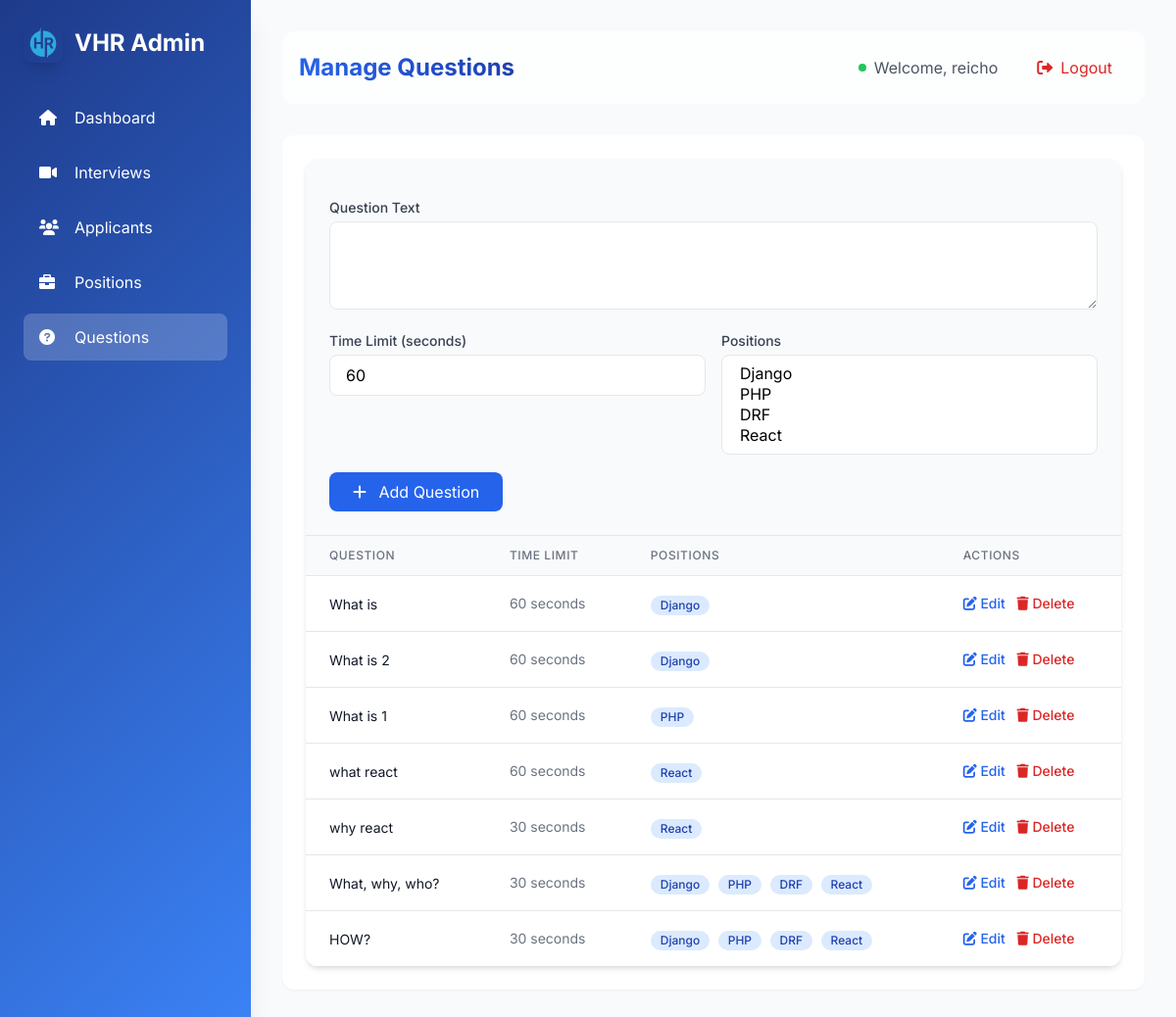
Screenshot of /questions/ (signed in) with the database file from the repository.
### interviews/models.py (models this page shows, shortened)
class Question(models.Model):
    text = models.TextField()
    positions = models.ManyToManyField(Position, related_name="questions")
    time_limit = models.IntegerField(default=60)  # Time limit in seconds

class Position(models.Model):
    name = models.CharField(max_length=255, unique=True)
    created_at = models.DateTimeField(auto_now_add=True)

### interviews/views.py (the view)
# urls.py: path('questions/', manage_questions, name='manage_questions'),
def manage_questions(request):
    questions = Question.objects.all().prefetch_related('positions')
    positions = Position.objects.all()
    return render(request, 'admin/manage_questions.html', {
        'questions': questions,
        'positions': positions
    })

### interviews/templates/admin/manage_questions.html (shortened to what this page needs)
{% extends "admin/base_admin.html" %}
{% block admin_content %}
<div class="bg-white rounded-xl shadow-md overflow-hidden">
    <div class="p-6 bg-gray-50 border-b">
        <form method="POST" action="{% url 'add_question' %}" class="space-y-4">
            <div class="grid grid-cols-2 gap-4">
                <div class="col-span-2">
                    <label class="block text-sm font-medium text-gray-700 mb-1">Question Text</label>
                    <textarea name="text" required rows="3"
                            class="w-full px-4 py-2 border rounded-lg focus:ring-2 focus:ring-blue-500 focus:border-blue-500"></textarea>
                </div>
                <div>
                    <label class="block text-sm font-medium text-gray-700 mb-1">Time Limit (seconds)</label>
                    <input type="number" name="time_limit" required min="30" value="60"
                           class="w-full px-4 py-2 border rounded-lg focus:ring-2 focus:ring-blue-500 focus:border-blue-500">
                </div>
                <div>
                    <label class="block text-sm font-medium text-gray-700 mb-1">Positions</label>
                    <select name="positions" multiple required
                            class="w-full px-4 py-2 border rounded-lg focus:ring-2 focus:ring-blue-500 focus:border-blue-500">
                        {% for position in positions %}
                            <option value="{{ position.id }}">{{ position.name }}</option>
                        {% endfor %}
                    </select>
                </div>
            </div>
            <button type="submit" class="bg-blue-600 text-white px-6 py-2 rounded-lg hover:bg-blue-700 transition">
                <i class="fas fa-plus mr-2"></i> Add Question
            </button>
        </form>
    </div>
    <div class="overflow-x-auto">
        <table class="min-w-full divide-y divide-gray-200">
            <thead class="bg-gray-50">
                <tr>
                    <th class="px-6 py-3 text-left text-xs font-medium text-gray-500 uppercase tracking-wider">Question</th>
                    <th class="px-6 py-3 text-left text-xs font-medium text-gray-500 uppercase tracking-wider">Time Limit</th>
                    <th class="px-6 py-3 text-left text-xs font-medium text-gray-500 uppercase tracking-wider">Positions</th>
                    <th class="px-6 py-3 text-left text-xs font-medium text-gray-500 uppercase tracking-wider">Actions</th>
                </tr>
            </thead>
            <tbody class="bg-white divide-y divide-gray-200">
                {% for question in questions %}
                <tr class="hover:bg-gray-50 transition">
                    <td class="px-6 py-4">
                        <span class="text-sm text-gray-900">{{ question.text }}</span>
                    </td>
                    <td class="px-6 py-4 whitespace-nowrap text-sm text-gray-500">
                        {{ question.time_limit }} seconds
                    </td>
                    <td class="px-6 py-4 whitespace-nowrap">
                        {% for position in question.positions.all %}
                            <span class="inline-flex items-center px-2.5 py-0.5 rounded-full text-xs font-medium bg-blue-100 text-blue-800 mr-1">
                                {{ position.name }}
                            </span>
                        {% endfor %}
                    </td>
                    <td class="px-6 py-4 whitespace-nowrap text-sm font-medium space-x-2">
                        <button onclick="editQuestion({{ question.id }})"
                                class="text-blue-600 hover:text-blue-900">
                            <i class="fas fa-edit"></i> Edit
                        </button>
                        <button onclick="deleteQuestion({{ question.id }})"
                                class="text-red-600 hover:text-red-900">
                            <i class="fas fa-trash"></i> Delete
                        </button>
                    </td>
                </tr>
                {% empty %}
                <tr>
                    <td colspan="4" class="px-6 py-4 text-center text-gray-500">
                        No questions available. Add your first question above.
                    </td>
                </tr>
                {% endfor %}
            </tbody>
        </table>
    </div>
</div>
{% endblock %}

### interviews/templates/admin/base_admin.html (shortened to what this page needs)
{% load static %}
<!DOCTYPE html>
<html lang="en">
  <head>
    <script src="https://cdn.tailwindcss.com"></script>
    <link
      href="https://cdnjs.cloudflare.com/ajax/libs/font-awesome/6.0.0/css/all.min.css"
      rel="stylesheet"
    />
  </head>
  <body class="bg-gray-50">
    <div
      id="sidebar"
      class="sidebar fixed inset-y-0 left-0 w-64 gradient-bg text-white shadow-xl z-30"
    >
      <div class="p-6">
        <div class="flex items-center space-x-3 mb-8">
          <img
            src="{% static 'images/logo.png' %}"
            alt="VHR Logo"
            class="w-10 h-10 rounded-lg object-cover shadow-lg"
          />
          <h1 class="text-2xl font-bold">VHR Admin</h1>
        </div>
        <nav class="space-y-2">
          <a
            href="{% url 'admin_dashboard' %}"
            class="sidebar-item flex items-center py-3 px-4 rounded-lg transition {% if request.resolver_match.url_name == 'admin_dashboard' %}bg-white bg-opacity-20{% endif %} hover:bg-white hover:bg-opacity-10"
          >
            <i class="fas fa-home w-6"></i>
            <span class="ml-3">Dashboard</span>
          </a>
          <a
            href="{% url 'manage_interviews' %}"
            class="sidebar-item flex items-center py-3 px-4 rounded-lg transition {% if request.resolver_match.url_name == 'manage_interviews' %}bg-white bg-opacity-20{% endif %} hover:bg-white hover:bg-opacity-10"
          >
            <i class="fas fa-video w-6"></i>
            <span class="ml-3">Interviews</span>
          </a>
          <a
            href="{% url 'manage_unique_applicants' %}"
            class="sidebar-item flex items-center py-3 px-4 rounded-lg transition {% if request.resolver_match.url_name == 'manage_unique_applicants' %}bg-white bg-opacity-20{% endif %} hover:bg-white hover:bg-opacity-10"
          >
            <i class="fas fa-users w-6"></i>
            <span class="ml-3">Applicants</span>
          </a>
          <a
            href="{% url 'manage_positions' %}"
            class="sidebar-item flex items-center py-3 px-4 rounded-lg transition {% if request.resolver_match.url_name == 'manage_positions' %}bg-white bg-opacity-20{% endif %} hover:bg-white hover:bg-opacity-10"
          >
            <i class="fas fa-briefcase w-6"></i>
            <span class="ml-3">Positions</span>
          </a>
          <a
            href="{% url 'manage_questions' %}"
            class="sidebar-item flex items-center py-3 px-4 rounded-lg transition {% if request.resolver_match.url_name == 'manage_questions' %}bg-white bg-opacity-20{% endif %} hover:bg-white hover:bg-opacity-10"
          >
            <i class="fas fa-question-circle w-6"></i>
            <span class="ml-3">Questions</span>
          </a>
        </nav>
      </div>
    </div>
    <div class="main-content ml-0 md:ml-64 p-8 min-h-screen">
      <div
        class="flex justify-between items-center mb-8 p-4 glassmorphism rounded-xl"
      >
        <h2
          class="text-2xl font-bold bg-gradient-to-r from-blue-600 to-blue-800 bg-clip-text text-transparent"
        >
        </h2>
        <div class="flex items-center space-x-6">
          <div class="flex items-center space-x-2">
            <div class="w-2 h-2 bg-green-500 rounded-full"></div>
            <span class="text-gray-600"
              >Welcome, {{ request.user.username }}</span
            >
          </div>
          <form method="POST" action="{% url 'admin_logout' %}" class="inline">
            <button
              type="submit"
              class="flex items-center space-x-2 px-4 py-2 rounded-lg text-red-600 hover:bg-red-50 transition-colors"
            >
              <i class="fas fa-sign-out-alt"></i>
              <span>Logout</span>
            </button>
          </form>
        </div>
      </div>
      <div class="p-6 bg-white rounded-xl shadow-sm">
        {% block admin_content %}{% endblock %}
      </div>
    </div>
  </body>
</html>

### interviews/templates/admin/base_admin.html (style rules this page uses)
body { font-family: "Inter", sans-serif; }
.sidebar-item { transition: all 0.3s ease; }
.glassmorphism { background: rgba(255, 255, 255, 0.7); backdrop-filter: blur(10px); border: 1px solid rgba(255, 255, 255, 0.18); }
.gradient-bg { background: linear-gradient(135deg, #1e3a8a 0%, #3b82f6 100%); }

### rows the page displays
Question: text "What is", time_limit "60"
Position: {{ position.id }} 1 (drawn), name "Django"
Question: text "What is 2", time_limit "60"
Question: text "What is 1", time_limit "60"
Position: {{ position.id }} 2 (drawn), name "PHP"
Question: text "what react", time_limit "60"
Position: {{ position.id }} 4 (drawn), name "React"
Question: text "why react", time_limit "30"
Question: text "What, why, who?", time_limit "30"
Position: {{ position.id }} 3 (drawn), name "DRF"
Question: text "HOW?", time_limit "30"

### other values shown
{{ request.user.username }} "reicho"
